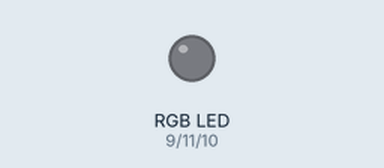
This sketch was run on a simulated Arduino Uno, built with avr-gcc and run on an emulated ATmega328P. On the bench: an RGB LED mixed from three pins (HIGH = lit).

Above: at 0.15 s.
At 3.6 s:
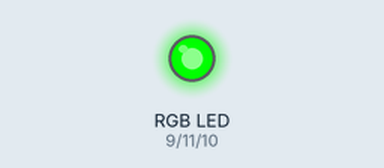
At 11.8 s:
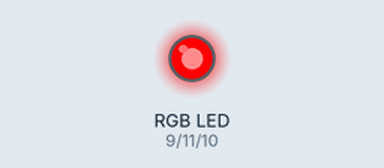
At 20.0 s:
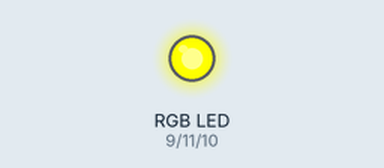
At 29.13 s:
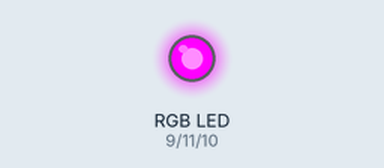
At 37.3 s:
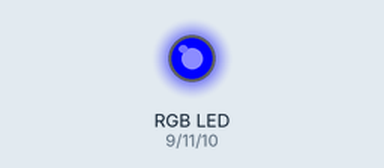
Timing chart, 0 to 40.0 s (numbered marks = the images above):
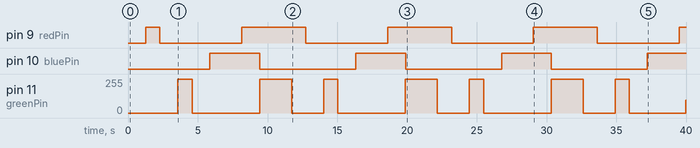

The sketch:

rgbLed_common-cathode.ino
```cpp
const int redPin = 9;    // Pin for the red component of the RGB LED
const int bluePin = 10;  // Pin for the green component
const int greenPin = 11;   // Pin for the blue component

void setup() {
  pinMode(redPin, OUTPUT);
  pinMode(greenPin, OUTPUT);
  pinMode(bluePin, OUTPUT);
}

void loop() {
  // Call the function with different colors to see the RGB LED transition smoothly
  fadeRGB(255, 0, 0);   // Red
  delay(1000);
  fadeRGB(0, 255, 0);   // Green
  delay(1000);
  fadeRGB(0, 0, 255);   // Blue
  delay(1000);
  fadeRGB(255, 255, 0); // Yellow
  delay(1000);
}

// Function to smoothly transition between colors
void fadeRGB(int redValue, int greenValue, int blueValue) {
  // Smoothly fade the red component
  for (int i = 0; i <= redValue; i++) {
    analogWrite(redPin, i);
    delay(5);
  }

  // Smoothly fade the green component
  for (int i = 0; i <= greenValue; i++) {
    analogWrite(greenPin, i);
    delay(5);
  }

  // Smoothly fade the blue component
  for (int i = 0; i <= blueValue; i++) {
    analogWrite(bluePin, i);
    delay(5);
  }
}
```

Measured:
- by itself, pin 9 (redPin): repeats every 10.5 s: LOW 5.9 s, HIGH 4.6 s
- by itself, pin 10 (bluePin): alternates HIGH for 3.6 s and LOW for 6.9 s
- by itself, pin 11 (greenPin): 0/255 → 255/255 at 3.6 s, → 0/255 1.0 s later, → 255/255 4.8 s later, → 0/255 2.3 s later, … (15 changes in this stretch)
